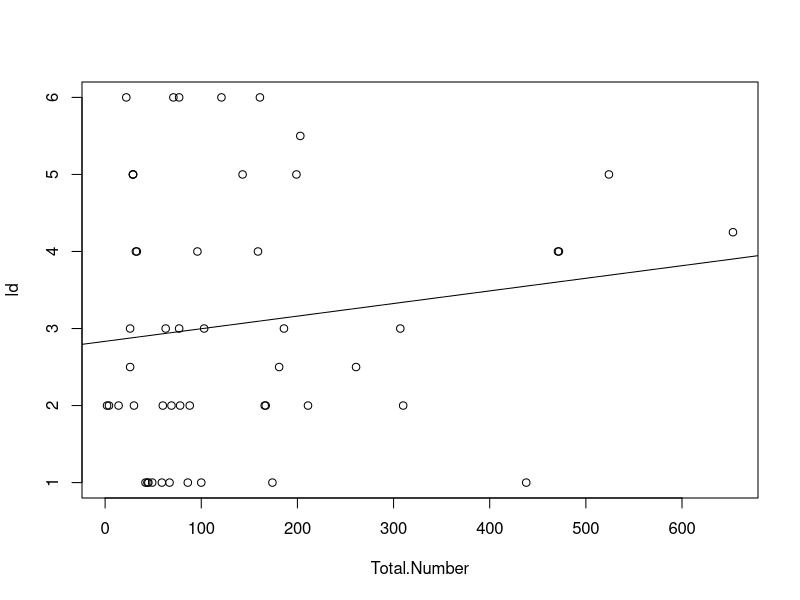
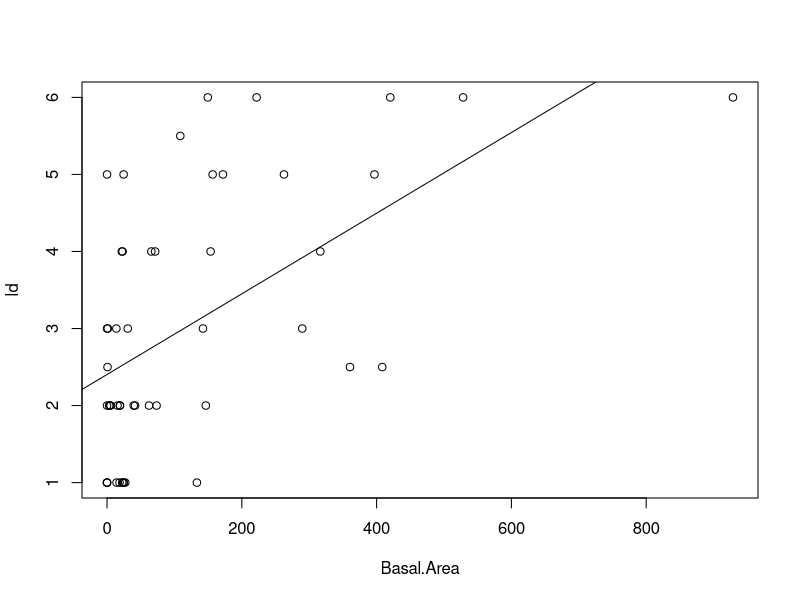
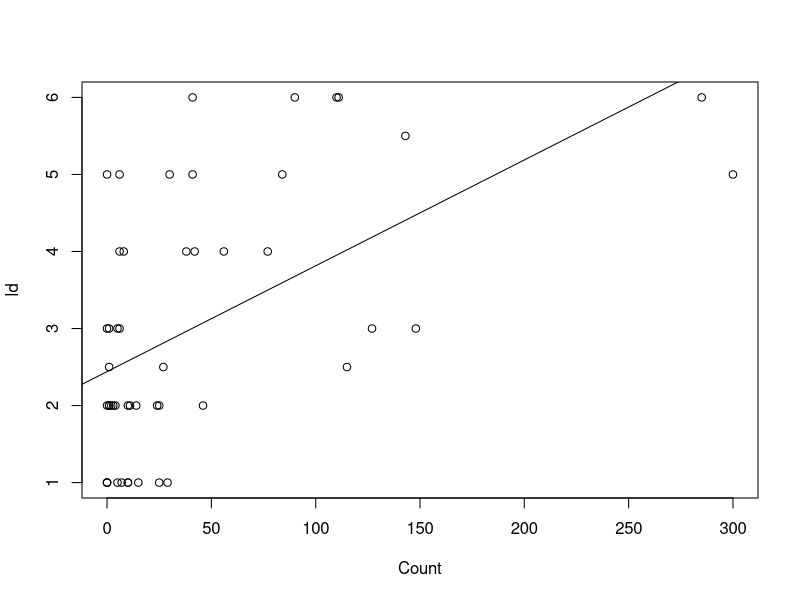
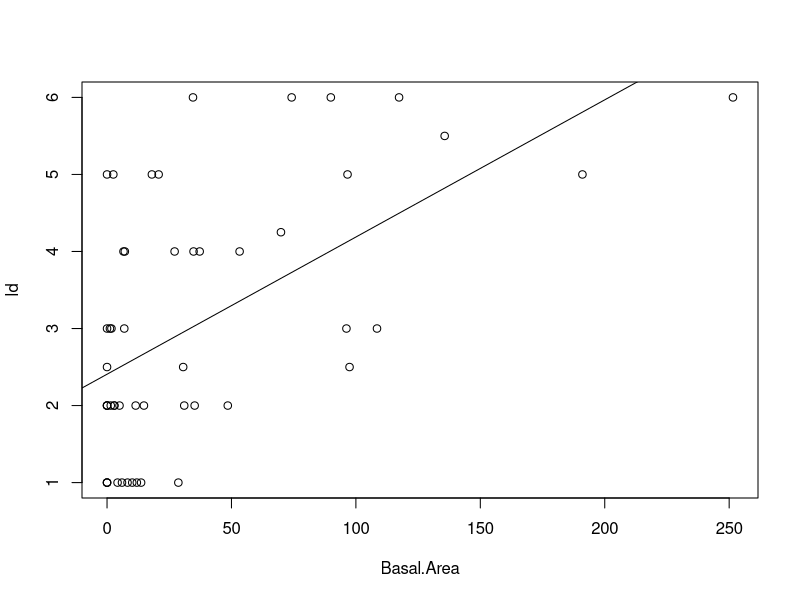
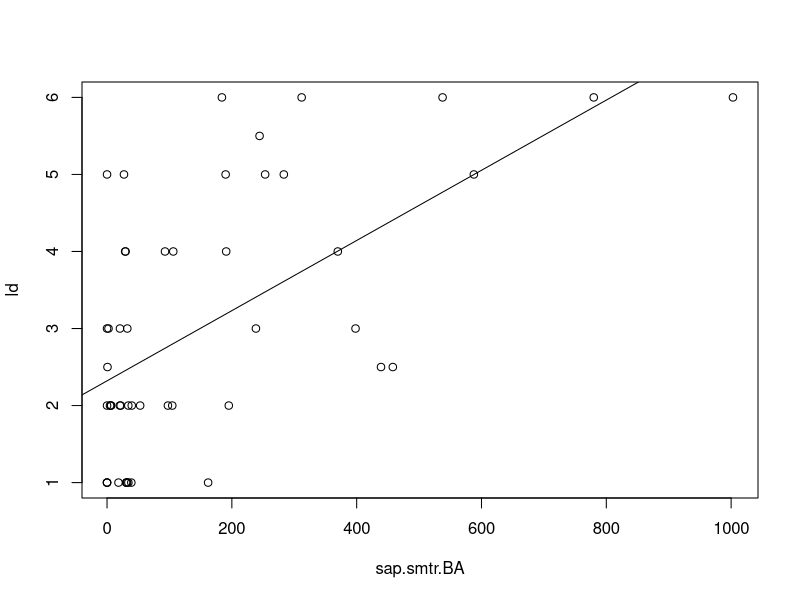

These figures' R source, in order:
# compare seju counts to ladder fuels
rm(list=ls())

# read in seju data summarized by plot
seju.data.p <- read.csv('data/seju_data_p.csv')
dim(seju.data.p)

# read in ladder fuel data
ld <- read.csv('data/mean_ladder_fuel_54.csv')
dim(ld)

seju.data.p$ld <- ld$ld[1:50]
head(seju.data.p)

#plot(seju.data.p$ld~seju.data.p$Total.Number)
plot(ld~Total.Number,data=seju.data.p)
fit <- lm(ld~Total.Number,data=seju.data.p)
abline(fit)

# compare saplings
saplings.p <- read.csv('data/saplings_p.csv')
dim(saplings.p)

saplings.p$ld <- ld$ld[1:50]
head(saplings.p)

# run these lines to replace NAs with zeros
saplings.p$Basal.Area[which(is.na(saplings.p$Basal.Area))] <- 0
saplings.p$Count[which(is.na(saplings.p$Count))] <- 0

plot(ld~Basal.Area,data=saplings.p[-28,])
fit <- lm(ld~Basal.Area,data=saplings.p[-28,])
abline(fit)
summary(fit)

plot(ld~Count,data=saplings.p[-28,])
fit <- lm(ld~Count,data=saplings.p[-28,])
abline(fit)
summary(fit)

# compare small trees
smalltrees.p <- read.csv('data/trees_1_2_p.csv')
dim(smalltrees.p)

smalltrees.p$ld <- ld$ld[1:50]
head(smalltrees.p)

# run these lines to replace NAs with zeros
smalltrees.p$Basal.Area[which(is.na(smalltrees.p$Basal.Area))] <- 0
#smalltrees.p$Count[which(is.na(smalltrees.p$Count))] <- 0

plot(ld~Basal.Area,data=smalltrees.p)
fit <- lm(ld~Basal.Area,data=smalltrees.p)
abline(fit)
summary(fit)
identify(smalltrees.p$ld~smalltrees.p$Basal.Area)


## add together small trees and saplings
head(saplings.p)
head(smalltrees.p)
smalltrees.p$sap.smtr.BA <- saplings.p$Basal.Area+smalltrees.p$Basal.Area

plot(ld~sap.smtr.BA,data=smalltrees.p[-28,])
fit <- lm(ld~sap.smtr.BA,data=smalltrees.p[-28,])
abline(fit)
summary(fit)
identify(smalltrees.p$ld[-28]~smalltrees.p$sap.smtr.BA[-28])
